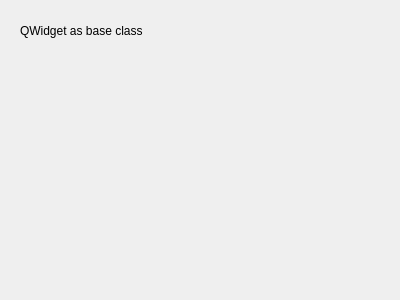
<?xml version="1.0" encoding="UTF-8"?>
<ui version="4.0">
 <class>Form</class>
 <widget class="QWidget" name="Form">
  <property name="geometry">
   <rect>
    <x>0</x>
    <y>0</y>
    <width>400</width>
    <height>300</height>
   </rect>
  </property>
  <property name="windowTitle">
   <string>Form</string>
  </property>
  <widget class="QLabel" name="label">
   <property name="geometry">
    <rect>
     <x>20</x>
     <y>20</y>
     <width>231</width>
     <height>21</height>
    </rect>
   </property>
   <property name="text">
    <string>QWidget as base class</string>
   </property>
  </widget>
 </widget>
 <resources/>
 <connections/>
</ui>
